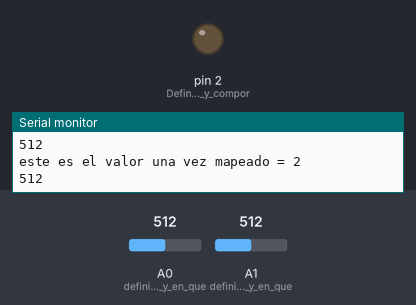
The sketch below on a simulated Arduino Uno, built with avr-gcc and run on an emulated ATmega328P. Shown: output pins drawn as LEDs (lit = HIGH), the last lines printed to the serial monitor. The inputs (shaded band) are chosen by the test bench; at power-on: A0 (definir_que_pin_y_en_que) = 512, A1 (definir_que_pin_y_en_que) = 512.

Above: at 1.8 s.
1.9 s: A0 (definir_que_pin_y_en_que) set to 806
3.4 s: A0 (definir_que_pin_y_en_que) set to 825
At 5.2 s:
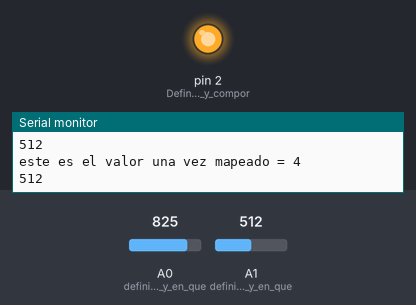
5.5 s: A0 (definir_que_pin_y_en_que) set to 716
At 6.9 s:
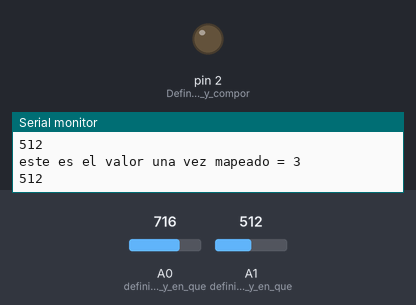
7.5 s: A0 (definir_que_pin_y_en_que) set to 900
At 8.5 s:
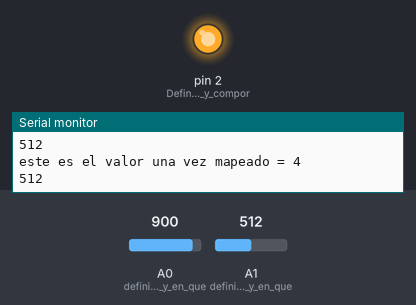
Timing chart, 0 to 10.5 s (numbered marks = the images above; inputs shaded):
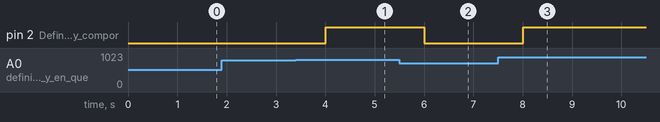

Measured:
- the behaviour switches between 818 and 819 on A0 (definir_que_pin_y_en_que) (found by bisection; images 0 and 1)
- after the input at 3.4 s, pin 2 (Definir_posicion_y_compor): LOW → HIGH after 0.61 s
- after the input at 5.5 s, pin 2 (Definir_posicion_y_compor): HIGH → LOW after 0.51 s
- after the input at 7.5 s, pin 2 (Definir_posicion_y_compor): LOW → HIGH after 0.51 s

The sketch:

LDR_Led_v2.ino
```cpp
/*
  Continious output assignments
  Leer un LDR y mostrar su valor utilizando Serial
  Esos valores controlarán la velocidad de un led que se enciende y se apaga
  de forma directa e indirecta utilizando la funcion map.
  Fija el umbral de encendido y apagado

  Enara Agirrezabala
  3 de Marzo del 2017
*/
int porcentaje=75*5/100;
void setup() {
  Serial.begin(9600); //Empezar serial
  pinMode(A0, INPUT); //definir que pin y en que modo. Recoje información.
  pinMode(A1, INPUT); //definir que pin y en que modo. Recoje información.
  pinMode(2, OUTPUT); //Definir posicion y comportamiento del led
}

void loop() {
  // Leer valor de voltaje del LDR (0-1023)
  int val = analogRead (A0); //Leer el valor del pin A0 y guardarlo como variable v
  int val2=analogRead(A1);
  //Imprimir valor en el serial
  Serial.println(val);
  Serial.println(val2);
  //mapear valores para relacionar los valores obtenidos de forma indirecta
  val=map(val, 0,1023,0,5);
  Serial.print("este es el valor una vez mapeado = ");
  Serial.println(val);
  Serial.println(val2);
  // delay(1000); //Esperar 1s
  if (val>porcentaje && val2>porcentaje){
    digitalWrite(2, HIGH);
    }
  else{
  digitalWrite(2, LOW);
  }
  delay(1000);

}
```
